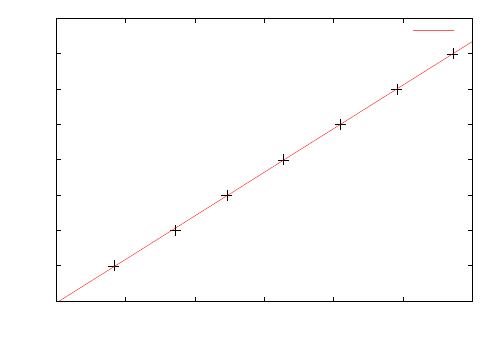

This chart was generated by the following gnuplot code:
# epslatex
set terminal epslatex color
set output "temp.tex"

# define axis 
set xrange [0:1.2]
set yrange [0:8]

# axis labels
set xlabel '$\frac{\sin\left( \frac{\Delta\alpha}{2} \right)}{\lambda}$'
set ylabel '$N$'	

# display legend
#set key at 3.75,-1

# linear regression
f(x) = m*x + b	
fit f(x) "gitterkonstante.csv" using 1:2 via m,b

plot "gitterkonstante.csv" notitle lc 7 pointsize 2.5, f(x) title 'Regressionsgerade' lt 1

set output #Closes the temporary output files.
!sed 's|includegraphics{temp}|includegraphics{Diagramme/gitterkonstante}|' < temp.tex > gitterkonstante.tex
!epstopdf temp.eps --outfile='gitterkonstante.pdf'


